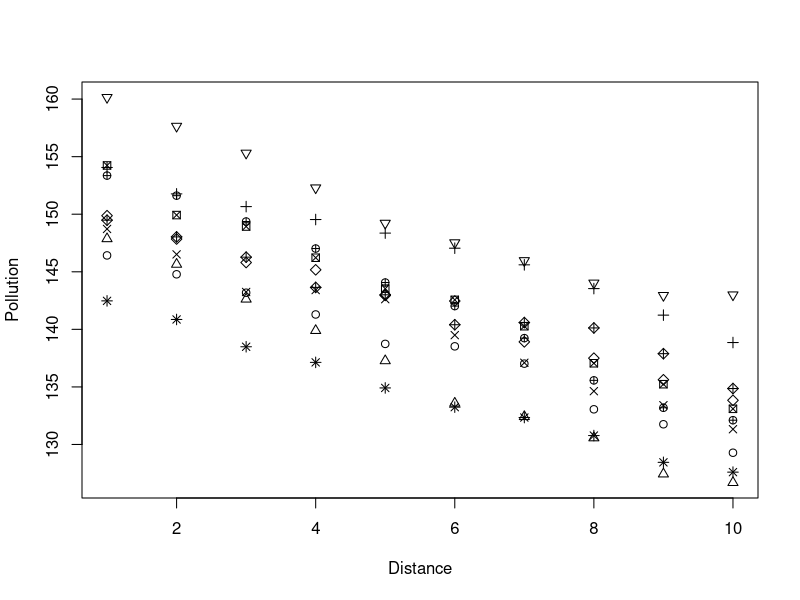

The R source for this figure: (Note: this script raises an error after producing the figure.)

#  NRES 710, Mixed Effect Models
#     University of Nevada, Reno
#     Models with both fixed and random effects

### Repeated measures model analysis in R

# Read the data
datum <- read.csv("lecture_17_dataset1.csv")

# Examine it
head(datum)

# Plot it
plot(Pollution ~ Distance, data = datum, pch = as.numeric(datum$River))

# Linear model
library(nlme)
results <- lme(Pollution ~ Distance, data = datum, random = ~1|River)
summary(results)

# Linear model
help(lme)

# Linear mixed-effects model that accounts for autocorrelation
results2 <- lme(Pollution ~ Distance, data = datum, random = ~1|River, correlation = corAR1())
summary(results2)

# Partial likelihood test
anova(results2, results)

# Linear mixed-effects model that accounts for autocorrelation with a moving-average autocorrelation model
results3 <- lme(Pollution ~ Distance, data = datum, random = ~1|River, correlation = corARMA(p = 0, q = 1))
summary(results3)

# Partial likelihood test comparing model with moving-average autocorrelation and no autocorrelation
anova(results3, results)

# Compare the two models with autocorrelation
anova(results3, results2)

################### 'Truth' #################### 
### Lecture 17: code to simulate data for class

### Dataset 1
# Pollution as a function of distance in three rivers
# Set the seed for reproducibility
set.seed(123)

# Rivers
n_rivers <- 10
n_samples <- 10
River <- sort(rep(1:n_rivers, n_samples))

# Distance from pollution source
Distance <- rep(seq(1, n_samples, 1), n_rivers)

# Error due to river
RiverError <- rep(rnorm(n_rivers, 0, 5), each = n_samples)

# Error within river (residual error)
# Simulate autocorrelated error - each value using the mean of the previous value
Error <- matrix(NA, length(Distance), 1)
Error[1,1] <- rnorm(1, mean = 0, sd = 1)
for (i in 2:length(Distance)){
  Error[i,1] <- rnorm(1, mean = Error[i-1, 1], sd = 1)
}

# Response variable - Pollution
Pollution <- 150 - 2*Distance + RiverError + Error

# Save the data
datum <- data.frame(River = River, Distance = Distance, RiverError = RiverError, Error = Error, Pollution = Pollution)

# Save the data
write.csv(datum, "lecture_17_dataset1.csv", row.names = FALSE)
